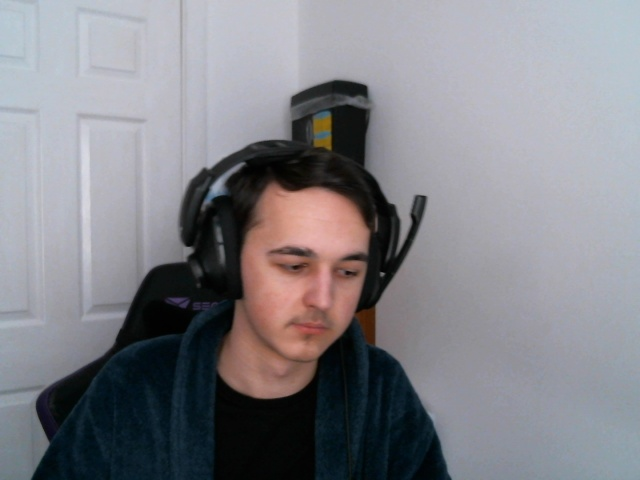
//> input picture Mantis Vision Project/Resources/leftFrame1.jpg, 640 x 480 px
$ ./Reducing_No._of_Boxes   (built with g++ and OpenCV 4)
//> lines starting //> are read from the running program, lines starting //| are printed output that depends on the picture; after the words box and inside, x2 and y2 are one past the last pixel; in counts of white or black regions, pixels touching at a corner belong together
#include <iostream>
#include <opencv2/opencv.hpp>
#include "opencv2/core/core.hpp"
#include "opencv2/calib3d/calib3d.hpp"
#include <opencv2/highgui/highgui.hpp>
#include <opencv2/imgproc/imgproc.hpp>
#include <stdio.h>
#include <string.h>
#include <vector>
#include <string>
#include <chrono>
#include <thread>

using namespace cv;
using namespace std;

RNG rng(12345);
Scalar colour = Scalar(rng.uniform(0, 256), rng.uniform(0, 256), rng.uniform(0, 256));
Mat detectDifference(Mat ImageFrame1, Mat ImageFrame2)
{
	Mat diff;

	//resize(ImageFrame1, ImageFrame1, Size(), 0.5, 0.5);
	//resize(ImageFrame2, ImageFrame2, Size(), 0.5, 0.5);

	// converting to grayscale
	cvtColor(ImageFrame1, ImageFrame1, COLOR_BGR2GRAY);
	cvtColor(ImageFrame2, ImageFrame2, COLOR_BGR2GRAY);

	// getting the difference between the two images
	absdiff(ImageFrame1, ImageFrame2, diff);

	return diff;
}

Mat applyDilation(Mat diff)
{
	Mat dilatedImage;
	// applying a blur filter to the image to merge neighboring pixels together. This should allow the bounding boxes to pick up larger areas of pixels.
	GaussianBlur(diff, diff, Size(15, 15), 2, 2); // the blur seems to have a significant affect on the outcome of the image

	Mat kernal = getStructuringElement(MORPH_ERODE, Size(100, 100));
	dilate(diff, dilatedImage, kernal);

	return dilatedImage, diff;
}

void detectContours(Mat& image, Mat& dilatedImage)
{
	vector<vector<Point> > contours;
	vector<Vec4i> hierarchy;
	Mat threshold_output;
	threshold(dilatedImage, threshold_output, 50, 255, THRESH_BINARY);
	findContours(threshold_output, contours, hierarchy, RETR_EXTERNAL, CHAIN_APPROX_SIMPLE, Point(0, 0));

	vector<vector<Point> > contours_poly(contours.size());
	vector<Rect> boundRect(contours.size());

	int leftmostBox_x = 0;
	int leftmostBox_y = 0;
	int rightmostBox_x = 0;
	int rightmostBox_y = 0;

	for (int i = 0; i < contours.size(); i++)
	{
		Scalar colour = Scalar(rng.uniform(0, 256), rng.uniform(0, 256), rng.uniform(0, 256));
		approxPolyDP(Mat(contours[i]), contours_poly[i], 3, true); // can change epsilon accuracy to change polygonal precision
		boundRect[i] = boundingRect(Mat(contours_poly[i]));

		if (i == 0) { leftmostBox_x = 0; }
		else if (boundRect[i].tl().x < boundRect[i - 1].tl().x) leftmostBox_x = i;

		if (i == 0) { leftmostBox_y = 0; }
		else if (boundRect[i].tl().y < boundRect[i - 1].tl().y) leftmostBox_y = i;

		if (i == 0) { rightmostBox_x = 0; }
		else if (boundRect[i].br().x > boundRect[i - 1].br().x) rightmostBox_x = i;

		if (i == 0) { rightmostBox_y = 0; }
		else if (boundRect[i].br().y > boundRect[i - 1].br().y) rightmostBox_y = i;

	}

	for (int i = 0; i < contours.size(); i++)
	{
		drawContours(image, contours_poly, (int)i, 255, 1, 8, vector<Vec4i>(), 0, Point());
		//rectangle(image, boundRect[i].tl(), boundRect[i].br(), 255, 2, 8, 0);
	}

	putText(image, "Left x", Point(boundRect[leftmostBox_x].tl()), FONT_HERSHEY_DUPLEX, 0.50, colour, 1);
	putText(image, "Left y", Point(boundRect[leftmostBox_y].tl()), FONT_HERSHEY_DUPLEX, 0.50, colour, 1);
	putText(image, "Right x", Point(boundRect[rightmostBox_x].br()), FONT_HERSHEY_DUPLEX, 0.50, colour, 1);
	putText(image, "Right y", Point(boundRect[rightmostBox_y].br()), FONT_HERSHEY_DUPLEX, 0.50, colour, 1);

	putText(image, "Lx: " + to_string(boundRect[leftmostBox_x].tl().x), Point(10, 20), FONT_HERSHEY_DUPLEX, 0.50, colour, 1);
	putText(image, "Ly: " + to_string(boundRect[leftmostBox_y].tl().y), Point(10, 40), FONT_HERSHEY_DUPLEX, 0.50, colour, 1);
	putText(image, "Rx: " + to_string(boundRect[rightmostBox_x].br().x), Point(10, 80), FONT_HERSHEY_DUPLEX, 0.50, colour, 1, true);
	putText(image, "Ry: " + to_string(boundRect[rightmostBox_y].br().y), Point(10, 100), FONT_HERSHEY_DUPLEX, 0.50, colour, 1, true);

	rectangle(image,Point(boundRect[leftmostBox_x].tl().x, boundRect[leftmostBox_y].tl().y), Point(boundRect[rightmostBox_x].br().x, boundRect[rightmostBox_y].br().y), colour, 2, 8, 0);
	circle(image, Point(boundRect[leftmostBox_x].tl().x, boundRect[leftmostBox_x].tl().y), 7, Scalar(255, 255, 255), FILLED);
	circle(image, Point(boundRect[leftmostBox_y].tl().x, boundRect[leftmostBox_y].tl().y), 7, Scalar(255, 255, 255), FILLED);
	circle(image, Point(boundRect[rightmostBox_x].br().x, boundRect[rightmostBox_x].br().y), 7, Scalar(255, 255, 255), FILLED);
	circle(image, Point(boundRect[rightmostBox_y].br().x, boundRect[rightmostBox_y].br().y), 7, Scalar(255, 255, 255), FILLED);
}

int main()
{
	Mat leftDiff, leftDilatedImage;
	Mat rightDiff, rightDilatedImage;

	// this if trying to use an image
	////////////////////////////////////////////////////////////////////////////////////
	string leftImageSource1 = "leftFrame1.jpg";
	string rightImageSource1 = "rightFrame1.jpg";

	string leftImageSource2 = "leftFrame2.jpg";
	string rightImageSource2 = "rightFrame2.jpg";

	Mat leftImage1 = imread(leftImageSource1);
//> leftImage1 is the input picture: 480 rows x 640 cols, CV_8UC3; mean B, G, R 136, 130.2, 130.5
	Mat rightImage1 = imread(rightImageSource1);
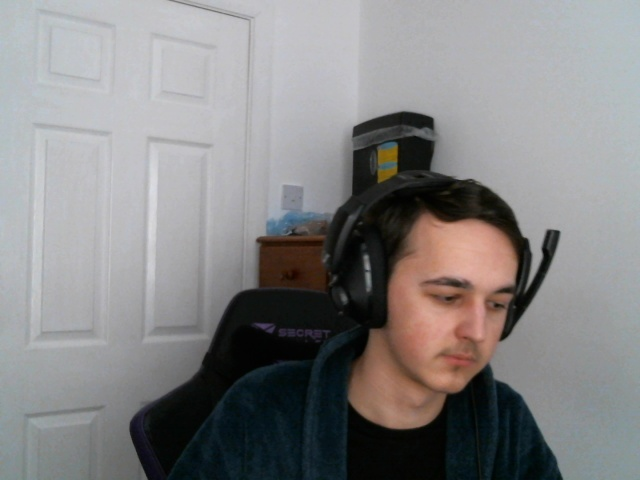
//> input picture Mantis Vision Project/Resources/rightFrame1.jpg, 640 x 480 px
//> rightImage1 is the input picture: 480 rows x 640 cols, CV_8UC3; mean B, G, R 132.3, 132, 133.1

	Mat leftImage2 = imread(leftImageSource2);
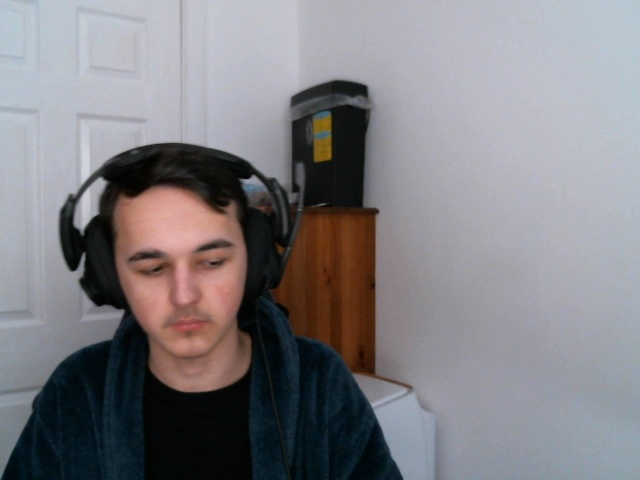
//> input picture Mantis Vision Project/Resources/leftFrame2.jpg, 640 x 480 px
//> leftImage2 is the input picture: 480 rows x 640 cols, CV_8UC3; mean B, G, R 131.4, 126.9, 129
	Mat rightImage2 = imread(rightImageSource2);
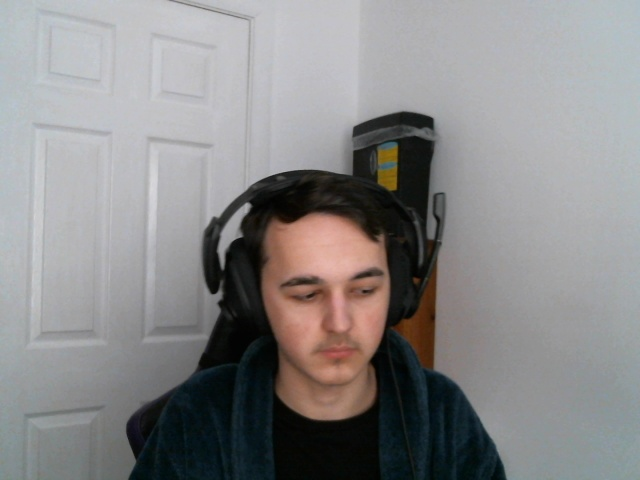
//> input picture Mantis Vision Project/Resources/rightFrame2.jpg, 640 x 480 px
//> rightImage2 is the input picture: 480 rows x 640 cols, CV_8UC3; mean B, G, R 136.2, 135.9, 137

	leftDiff = detectDifference(leftImage1, leftImage2);
	rightDiff = detectDifference(rightImage1, rightImage2);

	leftDilatedImage = applyDilation(leftDiff);
	rightDilatedImage = applyDilation(rightDiff);

	detectContours(leftDiff, leftDilatedImage);
//> in detectContours, `threshold(dilatedImage, threshold_output, 50, 255, THRESH_BINARY);`:
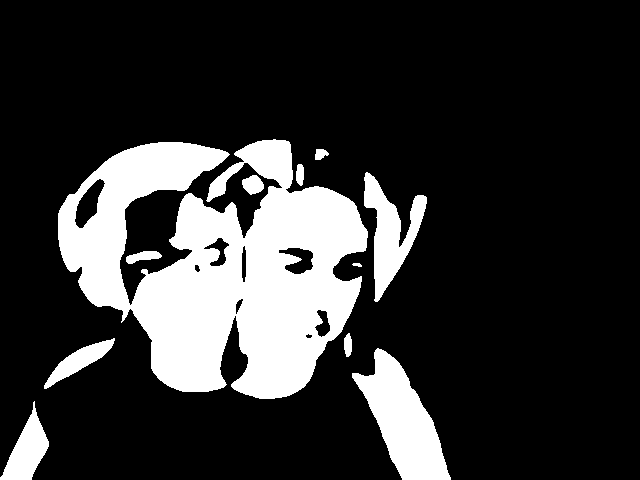
//> threshold_output: 480 rows x 640 cols, CV_8UC1; 19.7% white; 11 white regions
//> in detectContours, `findContours(threshold_output, contours, hierarchy, RETR_EXTERNAL, CHA..`: contours = 11 contours, 1 with area under 20; largest, box (x1, y1, x2, y2) and area: (58, 139, 368, 399) 48156, (352, 348, 451, 480) 6068, (364, 172, 427, 302) 3146, (0, 401, 49, 480) 1704, (44, 338, 115, 389) 1066
//> in detectContours, `vector<vector<Point> > contours_poly(contours.size());`: contours_poly = 11 empty contours
//> the loop in detectContours, `for (int i = 0; i < contours.size(); i++)` made 11 passes
//> after the loop in detectContours, `for (int i = 0; i < contours.size(); i++)`:
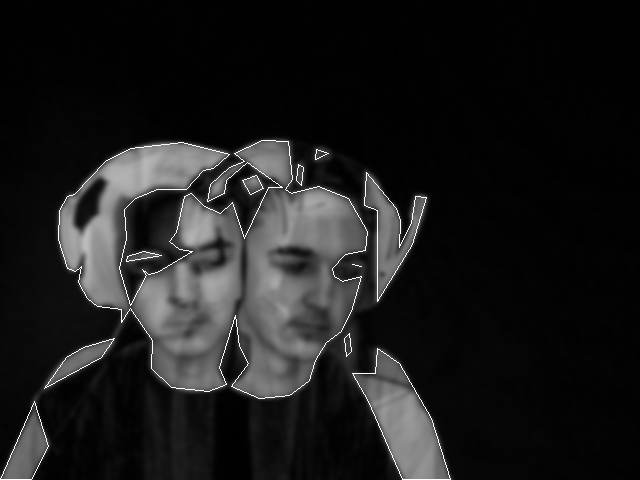
//> image: 480 rows x 640 cols, CV_8UC1; min 0, max 255, mean 28.5
//> in detectContours, `putText(image, "Left y", Point(boundRect[leftmostBox_y].tl()), FONT_HE..`: image: 480 rows x 640 cols, CV_8UC1; min 0, max 255, mean 28.6
//> in detectContours, `putText(image, "Right y", Point(boundRect[rightmostBox_y].br()), FONT_..`: image: 480 rows x 640 cols, CV_8UC1; min 0, max 255, mean 28.6
//> in detectContours, `circle(image, Point(boundRect[leftmostBox_x].tl().x, boundRect[leftmos..`: image: 480 rows x 640 cols, CV_8UC1; min 0, max 255, mean 31.4
//> in detectContours, `circle(image, Point(boundRect[rightmostBox_x].br().x, boundRect[rightm..`: image: 480 rows x 640 cols, CV_8UC1; min 0, max 255, mean 31.5
	detectContours(rightDiff, rightDilatedImage);
//> in detectContours (call 2), `threshold(dilatedImage, threshold_output, 50, 255, THRESH_BINARY);`:
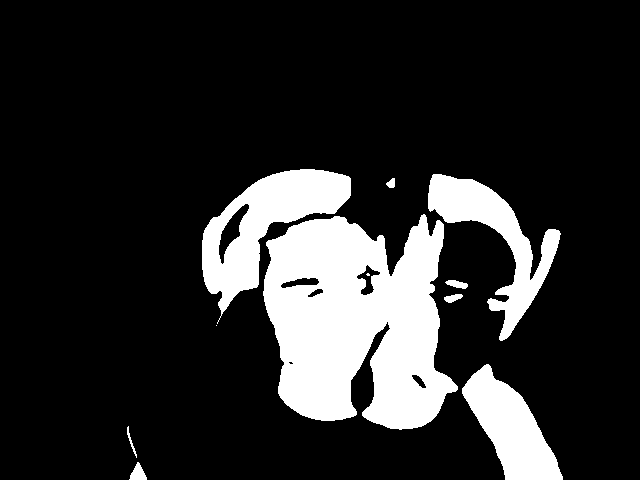
//> threshold_output: 480 rows x 640 cols, CV_8UC1; 16.7% white; 11 white regions (2 under 20 px)
//> in detectContours (call 2), `findContours(threshold_output, contours, hierarchy, RETR_EXTERNAL, CHA..`: contours = 10 contours, 1 with area under 20; largest, box (x1, y1, x2, y2) and area: (263, 214, 458, 430) 29886, (202, 169, 351, 324) 9062, (428, 174, 561, 341) 6230, (462, 364, 563, 480) 5630, (129, 462, 147, 480) 162
//> in detectContours (call 2), `vector<vector<Point> > contours_poly(contours.size());`: contours_poly = 10 empty contours
//> the loop in detectContours (call 2), `for (int i = 0; i < contours.size(); i++)` made 10 passes
//> after the loop in detectContours (call 2), `for (int i = 0; i < contours.size(); i++)`: image: 480 rows x 640 cols, CV_8UC1; min 0, max 255, mean 24.3
//> in detectContours (call 2), `putText(image, "Left y", Point(boundRect[leftmostBox_y].tl()), FONT_HE..`: image: 480 rows x 640 cols, CV_8UC1; min 0, max 255, mean 24.4
//> in detectContours (call 2), `putText(image, "Right y", Point(boundRect[rightmostBox_y].br()), FONT_..`: image: 480 rows x 640 cols, CV_8UC1; min 0, max 255, mean 24.6
//> in detectContours (call 2), `rectangle(image,Point(boundRect[leftmostBox_x].tl().x, boundRect[leftm..`:
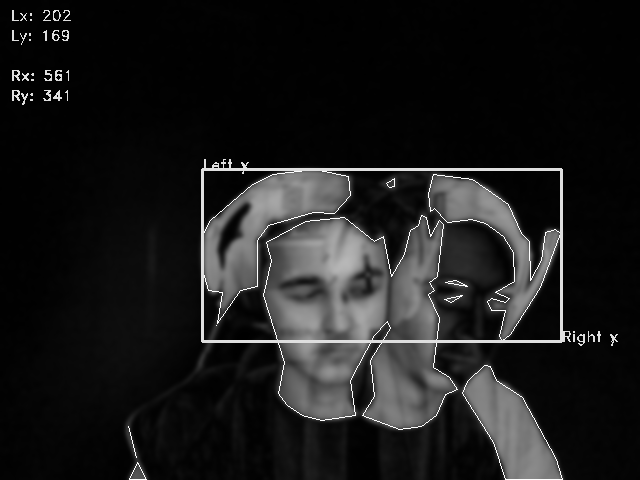
//> image: 480 rows x 640 cols, CV_8UC1; min 0, max 255, mean 27.1
//> in detectContours (call 2), `circle(image, Point(boundRect[leftmostBox_x].tl().x, boundRect[leftmos..`: image: 480 rows x 640 cols, CV_8UC1; 149 pixels changed, all inside (x1, y1, x2, y2) = (195, 162, 210, 177)
//> in detectContours (call 2), `circle(image, Point(boundRect[rightmostBox_x].br().x, boundRect[rightm..`: image: 480 rows x 640 cols, CV_8UC1; min 0, max 255, mean 27.3

	imshow("Left Image", leftDiff);
	imshow("Right Image", rightDiff);
	waitKey(0);
	// [24 lines of commented-out code are left out]
}
